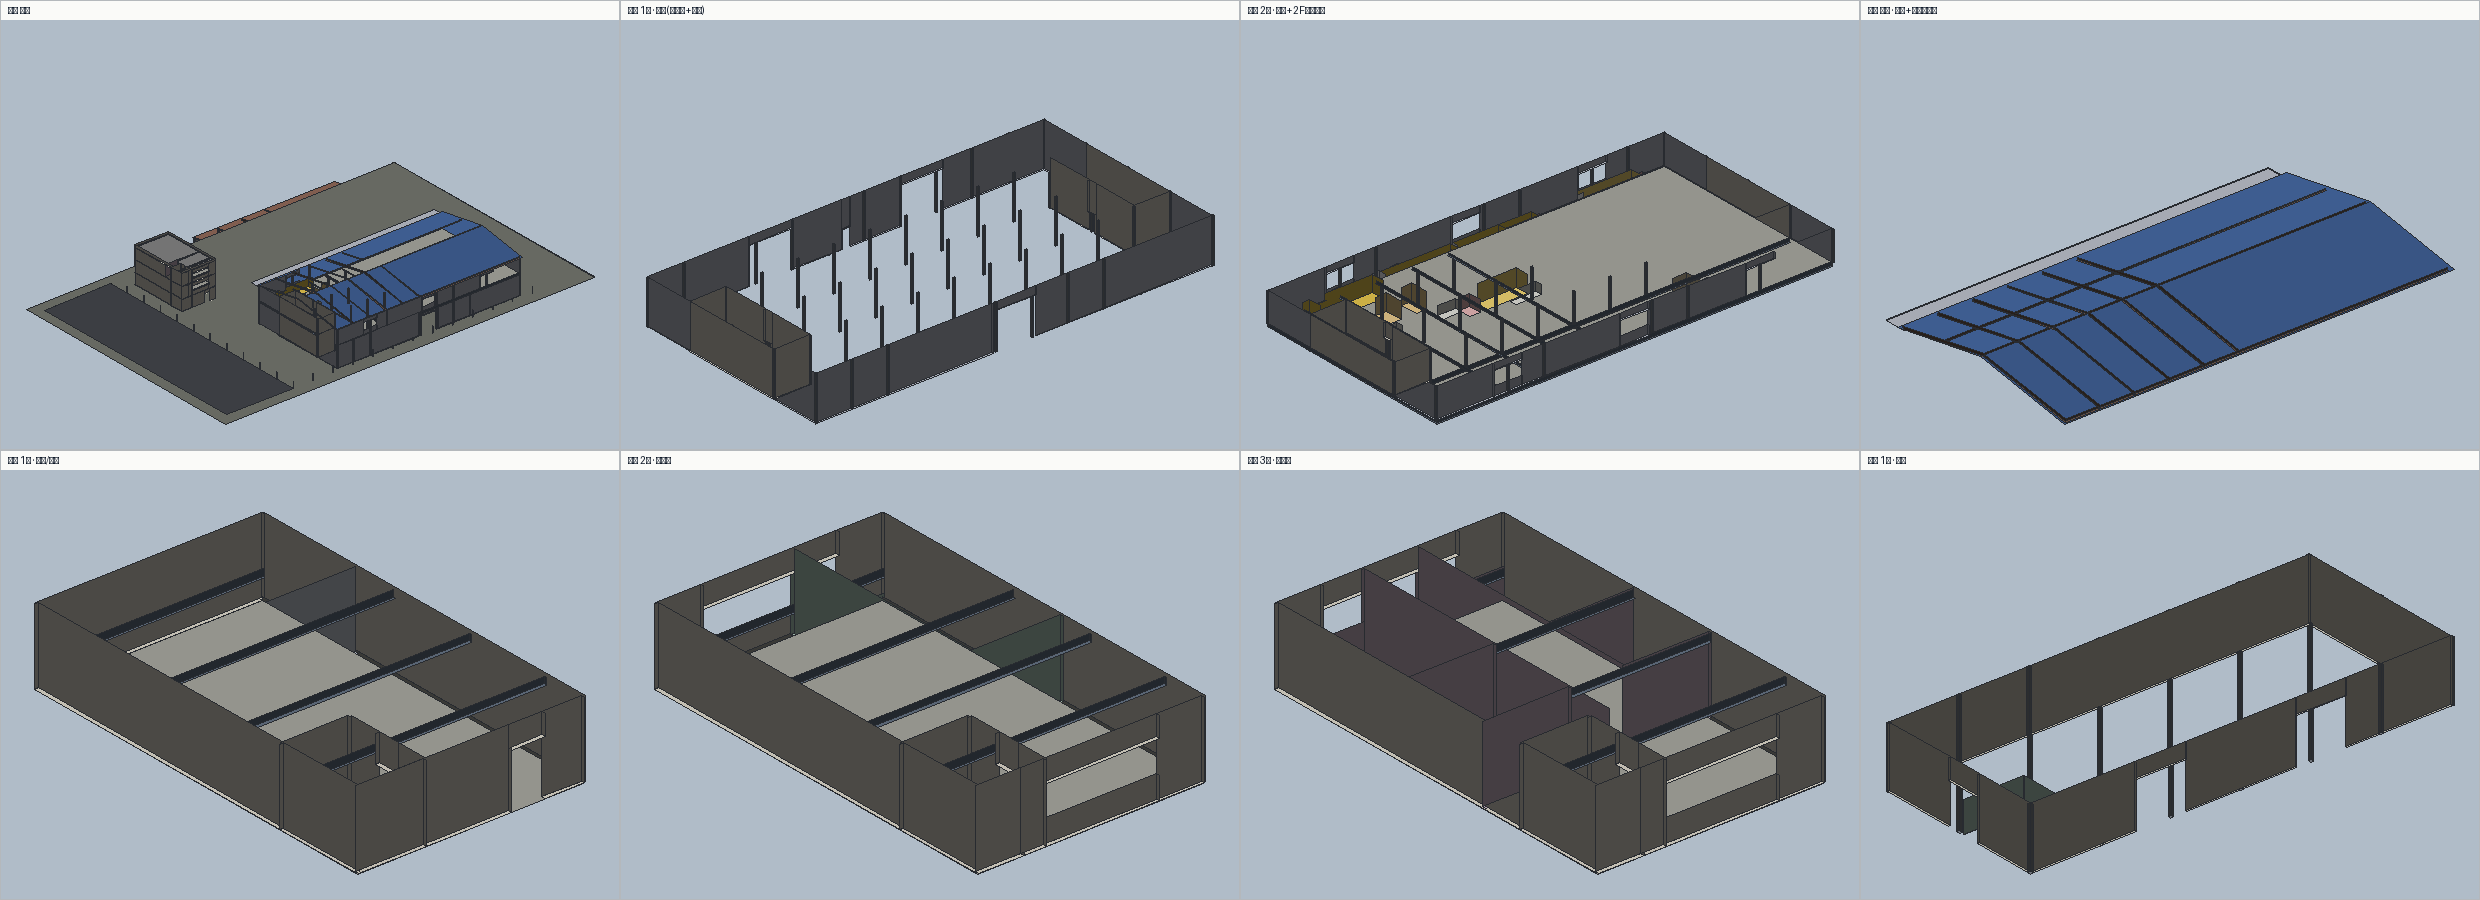

The script that saved this image:
#!/usr/bin/env python3
# -*- coding: utf-8 -*-
"""render_floors.py — 층별 구조를 패널 몽타주로 렌더(PIL). 각 층을 따로 3D로 보여줌."""
from PIL import Image, ImageDraw
from render_iso import D, U, V, LIGHT, face_normal, dot, BOX_FACES
from world_geometry import build_scene, box_corners

PANELS = [
    ("__all__", "전체 단지"),
    ("DA-1F", "다동 1층 · 공장(개방홀+코어)"),
    ("DA-2F", "다동 2층 · 공장+2F철골거더"),
    ("DA-roof", "다동 지붕 · 박공+철골트러스"),
    ("GA-1F", "가동 1층 · 주방/식당"),
    ("GA-2F", "가동 2층 · 사무실"),
    ("GA-3F", "가동 3층 · 기숙사"),
    ("NA-1F", "나동 1층 · 공장"),
]


def panel(parts, floor, w, h):
    sub = parts if floor == "__all__" else [p for p in parts if p["floor"] == floor]
    faces = []
    for p in sub:
        col = p["color"]
        if p["type"] == "box":
            verts = box_corners(p)
            polys = [[verts[i] for i in f] for f in BOX_FACES]
        else:
            polys = [[p["points"][i] for i in f] for f in p["faces"]]
        for poly in polys:
            nrm = face_normal(poly)
            if dot(nrm, D) > -0.02:
                continue
            sh = 0.34 + 0.66 * max(0.0, dot(nrm, [-l for l in LIGHT]))
            fill = tuple(min(255, int(c * 255 * sh)) for c in col)
            spts = [(dot(v, U), dot(v, V)) for v in poly]
            depth = sum(dot(v, D) for v in poly) / len(poly)
            faces.append((depth, spts, fill))
    img = Image.new("RGB", (w, h), (176, 188, 200))
    if not faces:
        return img
    faces.sort(key=lambda f: -f[0])
    allx = [x for _, sp, _ in faces for x, _ in sp]
    ally = [y for _, sp, _ in faces for _, y in sp]
    minx, maxx, miny, maxy = min(allx), max(allx), min(ally), max(ally)
    pad = 26
    sc = min((w - 2 * pad) / max(maxx - minx, .1), (h - 2 * pad - 16) / max(maxy - miny, .1))
    ox = (w - (maxx - minx) * sc) / 2 - minx * sc
    oy = h - pad - (0 - miny) * sc
    d = ImageDraw.Draw(img)
    for _, sp, fill in faces:
        d.polygon([(ox + x * sc, oy - y * sc) for x, y in sp], fill=fill, outline=(40, 43, 48))
    return img


def render(path):
    parts = build_scene()
    pw, ph = 620, 430
    cols = 4
    rows = (len(PANELS) + cols - 1) // cols
    lab = 20
    sheet = Image.new("RGB", (cols * pw, rows * (ph + lab)), (250, 250, 248))
    dr = ImageDraw.Draw(sheet)
    for i, (fl, title) in enumerate(PANELS):
        im = panel(parts, fl, pw, ph)
        cx, cy = i % cols, i // cols
        x0, y0 = cx * pw, cy * (ph + lab)
        sheet.paste(im, (x0, y0 + lab))
        dr.rectangle([x0, y0, x0 + pw - 1, y0 + ph + lab - 1], outline=(180, 184, 188))
        dr.text((x0 + 8, y0 + 4), title, fill=(15, 25, 40))
    sheet.save(path)
    print("saved", path, sheet.size)


if __name__ == "__main__":
    render(r"C:\issac sim test\render_floors.png")
